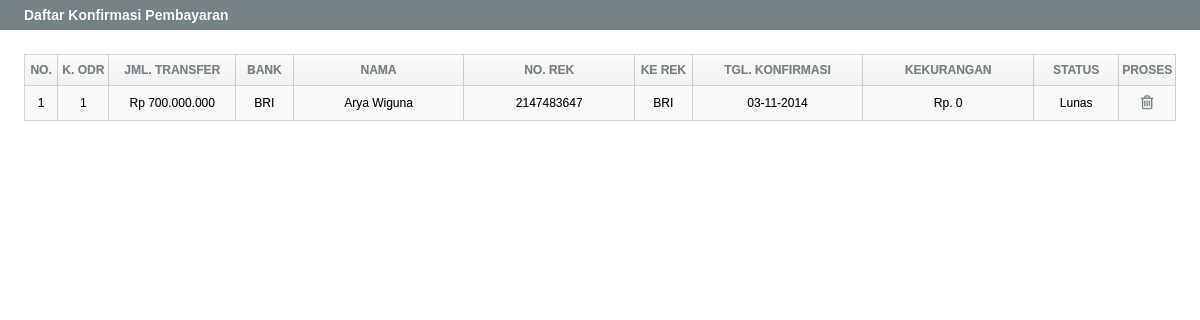
/admin/konfirm_pesan.php, run on the app's committed database.
### tables this page shows
CREATE TABLE IF NOT EXISTS `konfirmasi_order` (
  `id` int(10) NOT NULL AUTO_INCREMENT,
  `kode_order` varchar(10) NOT NULL,
  `jml_transfer` int(8) NOT NULL,
  `bank` varchar(10) NOT NULL,
  `nama` varchar(30) NOT NULL,
  `no_rek` int(20) NOT NULL,
  `ke_rek` varchar(50) NOT NULL,
  `tgl_konfirmasi` timestamp NOT NULL DEFAULT CURRENT_TIMESTAMP ON UPDATE CURRENT_TIMESTAMP,
  PRIMARY KEY (`id`),
  UNIQUE KEY `kode_pemesanan` (`kode_order`)
);

### admin/konfirm_pesan.php (the view, shortened to what this page needs)
<?php require_once('../Connections/database.php'); ?>
<?php
$noUrut = 1;
$query_sql = "SELECT aa.*, bb.* FROM `order` as aa, konfirmasi_order as bb WHERE aa.kode_order = bb.kode_order GROUP BY bb.kode_order ORDER BY bb.tgl_konfirmasi";
$sql = mysql_query($query_sql, $database) or die(mysql_error());
$row_sql = mysql_fetch_assoc($sql);
?>
<!DOCTYPE html PUBLIC "-//W3C//DTD XHTML 1.0 Transitional//EN" "http://www.w3.org/TR/xhtml1/DTD/xhtml1-transitional.dtd">
<html xmlns="http://www.w3.org/1999/xhtml">
<head>
<link href="../css/style.css" rel="stylesheet" type="text/css" />
<link href="../css/frame_admin.css" rel="stylesheet" type="text/css" />
<link href="../css/tabel_admin.css" rel="stylesheet" type="text/css" />
<link rel="stylesheet" href="../css/assets/css/font-awesome.min.css">
</head>
<body>
<div class="induk">
	<div id="judul">
		Daftar Konfirmasi Pembayaran
	</div>
    <div id="konten">
      <table id="table" cellspacing="0">
        <tr>
          <td width="1%" id="td_judul">No.</td>
          <td width="3%" id="td_judul">K. Odr</td>
          <td width="7%" id="td_judul">Jml. Transfer</td>
          <td width="3%" id="td_judul">Bank</td>
          <td width="10%" id="td_judul">Nama</td>
          <td width="10%" id="td_judul">No. Rek</td>
          <td width="3%" id="td_judul">Ke Rek</td>
          <td width="10%" id="td_judul">Tgl. Konfirmasi</td>
          <td width="10%" id="td_judul">Kekurangan</td>
          <td width="5%" id="td_judul">Status</td>
          <td id="td_judul">Proses</td>
        </tr>
        <?php do {
          $kode = $row_sql['kode_order'];
          $query2 = "SELECT SUM(jml_transfer) AS tot_transfer FROM konfirmasi_order WHERE kode_order = '$kode'";
          $hasil2 = mysql_query($query2);
          $data2  = mysql_fetch_array($hasil2);
          $tot_transfer = $data2['tot_transfer'];
          $query_sql2 = "SELECT * FROM `order` WHERE kode_order = '$kode'";
          $sql2 = mysql_query($query_sql2, $database) or die(mysql_error());
          $row_sql2 = mysql_fetch_assoc($sql2);
          ?>
          <tr id="show">
            <td align="center"id="td_isi"><?php echo $noUrut++; ?></td>
            <td align="center" id="td_isi"><?php echo $row_sql['kode_order']; ?></td>
            <td align="center" id="td_isi"><?php $biaya=number_format($tot_transfer,0,",",".");  echo 'Rp '. $biaya ?></td>
            <td align="center" id="td_isi"><?php echo $row_sql['bank']; ?></td>
            <td align="center" id="td_isi"><?php echo $row_sql['nama']; ?></td>
            <td align="center" id="td_isi"><?php echo $row_sql['no_rek']; ?></td>
            <td align="center" id="td_isi"><?php echo $row_sql['ke_rek']; ?></td>
            <td align="center" id="td_isi"><?php
              $tanggalbaru = date('d-m-Y', strtotime($row_sql['tgl_konfirmasi'] ));
            echo $tanggalbaru;
             ?></td>
             <td align="center" id="td_isi"><?php
                  if($tot_transfer < $row_sql['total_biaya']){
                    $kurang =  $row_sql['total_biaya'] - $row_sql['jml_transfer'];
                    $tampil3=number_format($kurang,0,",",".");  echo 'Rp '. $tampil3;
                  }else{
                    echo "Rp. 0";
                  }
                  ?></td>
            <td align="center" id="td_isi"><?php
                  if($tot_transfer < $row_sql2['total_biaya']){
                    echo "DP";
                  }else{
                    echo "Lunas";
                  }
                  ?></td>
            <td width="1%" align="center" id="td_isi"><a  onclick="return confirm('Anda Yakin Akan Menghapus')" href="hapus_kon.php?kode_order=<?php echo $row_sql['kode_order']; ?>" id="a_aksi"><span class="fa fa-trash-o fa-lg fa-fw"></span></a></td>
          </tr>
          <?php } while ($row_sql = mysql_fetch_assoc($sql)); ?>
      </table>
  </div>
</div>
</body>
</html>

### css/style.css (style rules this page uses)
* { font-family: Arial, Helvetica, sans-serif; text-shadow: .3px .3px .5px rgba(0,0,0,.2); text-decoration: none; border: 0 none; padding: 0; margin: 0; }

### css/frame_admin.css (style rules this page uses)
.induk { font-size: 12px; width: 100%; overflow: hidden; }
#judul { font-size: 14px; font-weight: bold; background: #768185; color: #FFF; width: 98%; height: 30px; line-height: 30px; padding-left: 2%; }
#konten { margin: 2% 2% 50px 2%; width: 96%; }

### css/tabel_admin.css (style rules this page uses)
#table { width: 100%; border-top:1px solid rgba(0,0,0,0.17); border-left:1px solid rgba(0,0,0,0.17); }
#td_judul { background: -moz-linear-gradient(top, #FBFBFB, #f1f1f1); background: -ms-linear-gradient(top, #FBFBFB, #f1f1f1); background: -o-linear-gradient(top, #FBFBFB, #f1f1f1); background: -webkit-linear-gradient(top, #FBFBFB, #f1f1f1); background: linear-gradient(top, #FBFBFB, #f1f1f1); font-weight: bold; color: #768185; text-align: center; text-transform: uppercase; height: 30px; line-height: 30px; border-right:1px solid rgba(0,0,0,0.17); border-bottom:1px solid rgba(0,0,0,0.17); }
#td_isi { padding: 10px; border-right:1px solid rgba(0,0,0,0.17); border-bottom:1px solid rgba(0,0,0,0.17); }
#table tr#show:nth-child(2n+0) { background: #F9F9F9; transition: all .2s ease-out; }
#a_aksi { color: #768185; transition: all .3s ease-out; }

### data on the page
konfirmasi_order: kode_order "1", biaya "700.000.000", bank "BRI", nama "Arya Wiguna", no_rek "2147483647", ke_rek "BRI", tgl_konfirmasi "03-11-2014"
